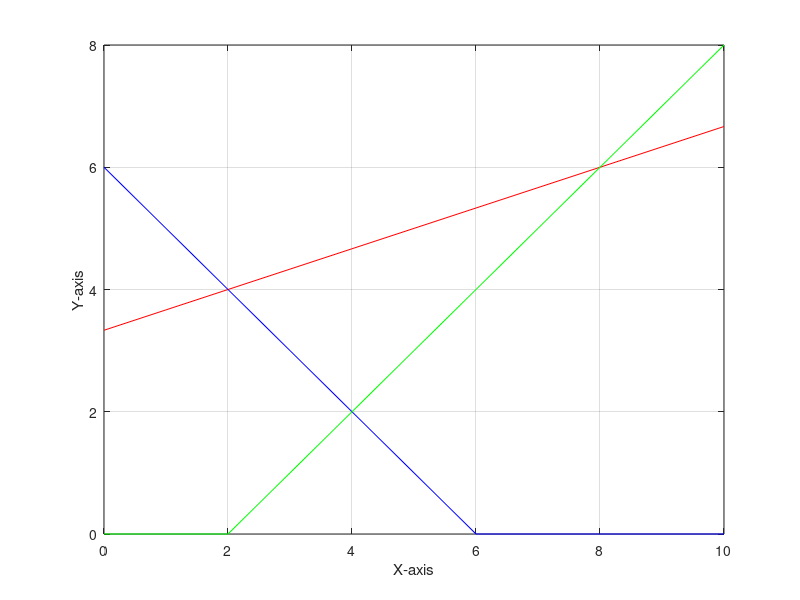

Recreate this plot in MATLAB.
clc
clf
%max z= 2X1 + 3X2= CZ

% -X1 + 3X2 <= 10
%  X1+ X2<= 6
%  X1- X2<=2
%  X1,X2>=0
%  AX=B

C=[2 3];
A= [-1 3;1 1 ;1 -1];
B=[10; 6; 2];
X1=0: 1: max(B);

X12 = (B(1) - A(1,1)*X1)./A(1,2); 
X22 = (B(2) - A(2,1)*X1)./A(2,2);
X32 = (B(3) - A(3,1)*X1)./A(3,2);

X12= max(0,X12);
X22= max(0,X22);
X32= max(0,X32);

plot(X1,X12,'r');
hold on;
grid on
plot(X1,X22,'b');
hold on;
plot(X1,X32,'g');
hold on;
xlabel('X-axis');
ylabel('Y-axis');

%plot(X1,X12,'r',X1,X22,'b',X1,X32,'g');

CX1= find(X1==0);
C1= find(X12==0);
line1= [X1(:,[CX1,C1]); X12(:,[CX1,C1])]';

C2=find(X22==0);
line2= [X1(:,[CX1,C2]); X22(:,[CX1,C2])]';

C3=find(X32==0);
line3= [X1(:,[CX1,C3]);X32(:,[CX1,C3])];
line3=transpose(line3);

pt=[];
% for i=1: size(A,1)
%     A1=A(i,1);
%     B1=B(i);
%     for j=1+i: size(A,1)
%         A2= B(j,:);
%         B2= B(j);
%         A4=[A1;A2];
%         B4= [B1;B2];
%         X=A4\B4;
%         %A4\B4= inverse(A4) * B4;
%         pt=[pt X];
% 
%     end
% end
for i= 1:size(A,1)
    for j= i+1 : size(A,1)
        A1=A([i,j],:);
        B1=B([i,j]);
        X=inv(A1)*B1;
        pt=[pt X];
    end
end

ptt=pt';
points=[line1; line2 ; line3; ptt];

for i=1:size(points,1)
    const1(i)= A(1,1)*points(i,1) + A(1,2)*points(i,2) - B(1);
    const2(i)= A(2,1)*points(i,1) + A(2,2)*points(i,2) - B(2);
    const3(i)= A(3,1)*points(i,1) + A(3,2)*points(i,2) - B(3);
    %constraints by putting values in equation
    S1= find(const1>0);
    S2= find(const2>0);
    S3= find(const3>0);
    S=[S1 S2 S3];
end

points(S,:)= [];
points;
[z index]= max(points*C');
ANS1=points(index,1);
ANS2=points(index,2);

%optimal 16 at (2,4)